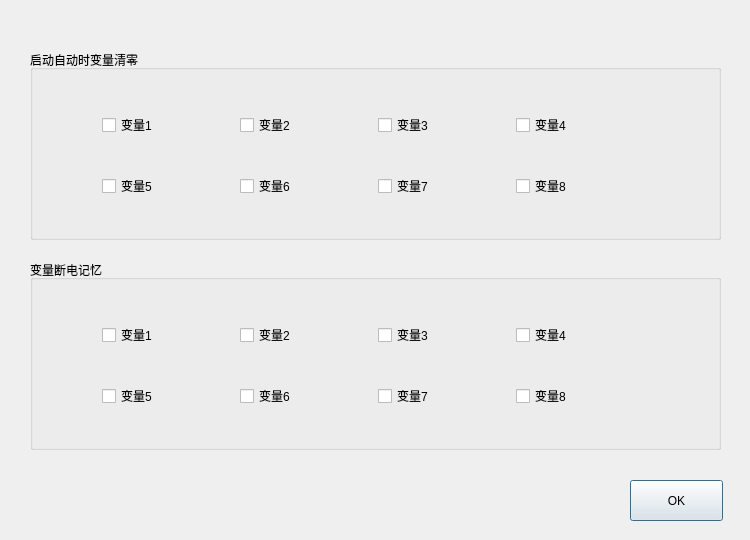
<?xml version="1.0" encoding="UTF-8"?>
<ui version="4.0">
 <class>ClearVarDialog</class>
 <widget class="QDialog" name="ClearVarDialog">
  <property name="geometry">
   <rect>
    <x>0</x>
    <y>0</y>
    <width>750</width>
    <height>540</height>
   </rect>
  </property>
  <property name="windowTitle">
   <string>Dialog</string>
  </property>
  <widget class="QGroupBox" name="groupBox_2">
   <property name="geometry">
    <rect>
     <x>30</x>
     <y>50</y>
     <width>691</width>
     <height>190</height>
    </rect>
   </property>
   <property name="sizePolicy">
    <sizepolicy hsizetype="Fixed" vsizetype="Fixed">
     <horstretch>0</horstretch>
     <verstretch>0</verstretch>
    </sizepolicy>
   </property>
   <property name="minimumSize">
    <size>
     <width>0</width>
     <height>190</height>
    </size>
   </property>
   <property name="maximumSize">
    <size>
     <width>16777215</width>
     <height>190</height>
    </size>
   </property>
   <property name="title">
    <string>启动自动时变量清零</string>
   </property>
   <widget class="QWidget" name="layoutWidget">
    <property name="geometry">
     <rect>
      <x>50</x>
      <y>40</y>
      <width>571</width>
      <height>131</height>
     </rect>
    </property>
    <layout class="QGridLayout" name="gridLayout">
     <item row="0" column="2">
      <widget class="QCheckBox" name="chboxVar3">
       <property name="sizePolicy">
        <sizepolicy hsizetype="Fixed" vsizetype="Fixed">
         <horstretch>120</horstretch>
         <verstretch>40</verstretch>
        </sizepolicy>
       </property>
       <property name="minimumSize">
        <size>
         <width>110</width>
         <height>40</height>
        </size>
       </property>
       <property name="maximumSize">
        <size>
         <width>110</width>
         <height>40</height>
        </size>
       </property>
       <property name="text">
        <string>变量3</string>
       </property>
       <property name="checked">
        <bool>false</bool>
       </property>
       <property name="autoExclusive">
        <bool>false</bool>
       </property>
      </widget>
     </item>
     <item row="1" column="0">
      <widget class="QCheckBox" name="chboxVar5">
       <property name="sizePolicy">
        <sizepolicy hsizetype="Fixed" vsizetype="Fixed">
         <horstretch>120</horstretch>
         <verstretch>40</verstretch>
        </sizepolicy>
       </property>
       <property name="minimumSize">
        <size>
         <width>110</width>
         <height>40</height>
        </size>
       </property>
       <property name="maximumSize">
        <size>
         <width>110</width>
         <height>40</height>
        </size>
       </property>
       <property name="text">
        <string>变量5</string>
       </property>
       <property name="checked">
        <bool>false</bool>
       </property>
       <property name="autoExclusive">
        <bool>false</bool>
       </property>
      </widget>
     </item>
     <item row="0" column="3">
      <widget class="QCheckBox" name="chboxVar4">
       <property name="sizePolicy">
        <sizepolicy hsizetype="Fixed" vsizetype="Fixed">
         <horstretch>120</horstretch>
         <verstretch>40</verstretch>
        </sizepolicy>
       </property>
       <property name="minimumSize">
        <size>
         <width>110</width>
         <height>40</height>
        </size>
       </property>
       <property name="maximumSize">
        <size>
         <width>110</width>
         <height>40</height>
        </size>
       </property>
       <property name="text">
        <string>变量4</string>
       </property>
       <property name="checked">
        <bool>false</bool>
       </property>
       <property name="autoExclusive">
        <bool>false</bool>
       </property>
      </widget>
     </item>
     <item row="0" column="1">
      <widget class="QCheckBox" name="chboxVar2">
       <property name="sizePolicy">
        <sizepolicy hsizetype="Fixed" vsizetype="Fixed">
         <horstretch>120</horstretch>
         <verstretch>40</verstretch>
        </sizepolicy>
       </property>
       <property name="minimumSize">
        <size>
         <width>110</width>
         <height>40</height>
        </size>
       </property>
       <property name="maximumSize">
        <size>
         <width>110</width>
         <height>40</height>
        </size>
       </property>
       <property name="text">
        <string>变量2</string>
       </property>
       <property name="checked">
        <bool>false</bool>
       </property>
       <property name="autoExclusive">
        <bool>false</bool>
       </property>
      </widget>
     </item>
     <item row="0" column="0">
      <widget class="QCheckBox" name="chboxVar1">
       <property name="sizePolicy">
        <sizepolicy hsizetype="Fixed" vsizetype="Fixed">
         <horstretch>120</horstretch>
         <verstretch>40</verstretch>
        </sizepolicy>
       </property>
       <property name="minimumSize">
        <size>
         <width>110</width>
         <height>40</height>
        </size>
       </property>
       <property name="maximumSize">
        <size>
         <width>110</width>
         <height>40</height>
        </size>
       </property>
       <property name="text">
        <string>变量1</string>
       </property>
       <property name="checked">
        <bool>false</bool>
       </property>
       <property name="autoExclusive">
        <bool>false</bool>
       </property>
      </widget>
     </item>
     <item row="1" column="1">
      <widget class="QCheckBox" name="chboxVar6">
       <property name="sizePolicy">
        <sizepolicy hsizetype="Fixed" vsizetype="Fixed">
         <horstretch>120</horstretch>
         <verstretch>40</verstretch>
        </sizepolicy>
       </property>
       <property name="minimumSize">
        <size>
         <width>110</width>
         <height>40</height>
        </size>
       </property>
       <property name="maximumSize">
        <size>
         <width>110</width>
         <height>40</height>
        </size>
       </property>
       <property name="text">
        <string>变量6</string>
       </property>
       <property name="checked">
        <bool>false</bool>
       </property>
       <property name="autoExclusive">
        <bool>false</bool>
       </property>
      </widget>
     </item>
     <item row="1" column="2">
      <widget class="QCheckBox" name="chboxVar7">
       <property name="sizePolicy">
        <sizepolicy hsizetype="Fixed" vsizetype="Fixed">
         <horstretch>120</horstretch>
         <verstretch>40</verstretch>
        </sizepolicy>
       </property>
       <property name="minimumSize">
        <size>
         <width>110</width>
         <height>40</height>
        </size>
       </property>
       <property name="maximumSize">
        <size>
         <width>110</width>
         <height>40</height>
        </size>
       </property>
       <property name="text">
        <string>变量7</string>
       </property>
       <property name="checked">
        <bool>false</bool>
       </property>
       <property name="autoExclusive">
        <bool>false</bool>
       </property>
      </widget>
     </item>
     <item row="1" column="3">
      <widget class="QCheckBox" name="chboxVar8">
       <property name="sizePolicy">
        <sizepolicy hsizetype="Fixed" vsizetype="Fixed">
         <horstretch>120</horstretch>
         <verstretch>40</verstretch>
        </sizepolicy>
       </property>
       <property name="minimumSize">
        <size>
         <width>110</width>
         <height>40</height>
        </size>
       </property>
       <property name="maximumSize">
        <size>
         <width>110</width>
         <height>40</height>
        </size>
       </property>
       <property name="text">
        <string>变量8</string>
       </property>
       <property name="checked">
        <bool>false</bool>
       </property>
       <property name="autoExclusive">
        <bool>false</bool>
       </property>
      </widget>
     </item>
    </layout>
   </widget>
  </widget>
  <widget class="QPushButton" name="btnOK">
   <property name="geometry">
    <rect>
     <x>630</x>
     <y>480</y>
     <width>93</width>
     <height>41</height>
    </rect>
   </property>
   <property name="text">
    <string>OK</string>
   </property>
  </widget>
  <widget class="QGroupBox" name="groupBox_3">
   <property name="geometry">
    <rect>
     <x>30</x>
     <y>260</y>
     <width>691</width>
     <height>190</height>
    </rect>
   </property>
   <property name="sizePolicy">
    <sizepolicy hsizetype="Fixed" vsizetype="Fixed">
     <horstretch>0</horstretch>
     <verstretch>0</verstretch>
    </sizepolicy>
   </property>
   <property name="minimumSize">
    <size>
     <width>0</width>
     <height>190</height>
    </size>
   </property>
   <property name="maximumSize">
    <size>
     <width>16777215</width>
     <height>190</height>
    </size>
   </property>
   <property name="title">
    <string>变量断电记忆</string>
   </property>
   <widget class="QWidget" name="layoutWidget_2">
    <property name="geometry">
     <rect>
      <x>50</x>
      <y>40</y>
      <width>571</width>
      <height>131</height>
     </rect>
    </property>
    <layout class="QGridLayout" name="gridLayout_2">
     <item row="0" column="2">
      <widget class="QCheckBox" name="chboxVar3_2">
       <property name="sizePolicy">
        <sizepolicy hsizetype="Fixed" vsizetype="Fixed">
         <horstretch>120</horstretch>
         <verstretch>40</verstretch>
        </sizepolicy>
       </property>
       <property name="minimumSize">
        <size>
         <width>110</width>
         <height>40</height>
        </size>
       </property>
       <property name="maximumSize">
        <size>
         <width>110</width>
         <height>40</height>
        </size>
       </property>
       <property name="text">
        <string>变量3</string>
       </property>
       <property name="checked">
        <bool>false</bool>
       </property>
       <property name="autoExclusive">
        <bool>false</bool>
       </property>
      </widget>
     </item>
     <item row="1" column="0">
      <widget class="QCheckBox" name="chboxVar5_2">
       <property name="sizePolicy">
        <sizepolicy hsizetype="Fixed" vsizetype="Fixed">
         <horstretch>120</horstretch>
         <verstretch>40</verstretch>
        </sizepolicy>
       </property>
       <property name="minimumSize">
        <size>
         <width>110</width>
         <height>40</height>
        </size>
       </property>
       <property name="maximumSize">
        <size>
         <width>110</width>
         <height>40</height>
        </size>
       </property>
       <property name="text">
        <string>变量5</string>
       </property>
       <property name="checked">
        <bool>false</bool>
       </property>
       <property name="autoExclusive">
        <bool>false</bool>
       </property>
      </widget>
     </item>
     <item row="0" column="3">
      <widget class="QCheckBox" name="chboxVar4_2">
       <property name="sizePolicy">
        <sizepolicy hsizetype="Fixed" vsizetype="Fixed">
         <horstretch>120</horstretch>
         <verstretch>40</verstretch>
        </sizepolicy>
       </property>
       <property name="minimumSize">
        <size>
         <width>110</width>
         <height>40</height>
        </size>
       </property>
       <property name="maximumSize">
        <size>
         <width>110</width>
         <height>40</height>
        </size>
       </property>
       <property name="text">
        <string>变量4</string>
       </property>
       <property name="checked">
        <bool>false</bool>
       </property>
       <property name="autoExclusive">
        <bool>false</bool>
       </property>
      </widget>
     </item>
     <item row="0" column="1">
      <widget class="QCheckBox" name="chboxVar2_2">
       <property name="sizePolicy">
        <sizepolicy hsizetype="Fixed" vsizetype="Fixed">
         <horstretch>120</horstretch>
         <verstretch>40</verstretch>
        </sizepolicy>
       </property>
       <property name="minimumSize">
        <size>
         <width>110</width>
         <height>40</height>
        </size>
       </property>
       <property name="maximumSize">
        <size>
         <width>110</width>
         <height>40</height>
        </size>
       </property>
       <property name="text">
        <string>变量2</string>
       </property>
       <property name="checked">
        <bool>false</bool>
       </property>
       <property name="autoExclusive">
        <bool>false</bool>
       </property>
      </widget>
     </item>
     <item row="0" column="0">
      <widget class="QCheckBox" name="chboxVar1_2">
       <property name="sizePolicy">
        <sizepolicy hsizetype="Fixed" vsizetype="Fixed">
         <horstretch>120</horstretch>
         <verstretch>40</verstretch>
        </sizepolicy>
       </property>
       <property name="minimumSize">
        <size>
         <width>110</width>
         <height>40</height>
        </size>
       </property>
       <property name="maximumSize">
        <size>
         <width>110</width>
         <height>40</height>
        </size>
       </property>
       <property name="text">
        <string>变量1</string>
       </property>
       <property name="checked">
        <bool>false</bool>
       </property>
       <property name="autoExclusive">
        <bool>false</bool>
       </property>
      </widget>
     </item>
     <item row="1" column="1">
      <widget class="QCheckBox" name="chboxVar6_2">
       <property name="sizePolicy">
        <sizepolicy hsizetype="Fixed" vsizetype="Fixed">
         <horstretch>120</horstretch>
         <verstretch>40</verstretch>
        </sizepolicy>
       </property>
       <property name="minimumSize">
        <size>
         <width>110</width>
         <height>40</height>
        </size>
       </property>
       <property name="maximumSize">
        <size>
         <width>110</width>
         <height>40</height>
        </size>
       </property>
       <property name="text">
        <string>变量6</string>
       </property>
       <property name="checked">
        <bool>false</bool>
       </property>
       <property name="autoExclusive">
        <bool>false</bool>
       </property>
      </widget>
     </item>
     <item row="1" column="2">
      <widget class="QCheckBox" name="chboxVar7_2">
       <property name="sizePolicy">
        <sizepolicy hsizetype="Fixed" vsizetype="Fixed">
         <horstretch>120</horstretch>
         <verstretch>40</verstretch>
        </sizepolicy>
       </property>
       <property name="minimumSize">
        <size>
         <width>110</width>
         <height>40</height>
        </size>
       </property>
       <property name="maximumSize">
        <size>
         <width>110</width>
         <height>40</height>
        </size>
       </property>
       <property name="text">
        <string>变量7</string>
       </property>
       <property name="checked">
        <bool>false</bool>
       </property>
       <property name="autoExclusive">
        <bool>false</bool>
       </property>
      </widget>
     </item>
     <item row="1" column="3">
      <widget class="QCheckBox" name="chboxVar8_2">
       <property name="sizePolicy">
        <sizepolicy hsizetype="Fixed" vsizetype="Fixed">
         <horstretch>120</horstretch>
         <verstretch>40</verstretch>
        </sizepolicy>
       </property>
       <property name="minimumSize">
        <size>
         <width>110</width>
         <height>40</height>
        </size>
       </property>
       <property name="maximumSize">
        <size>
         <width>110</width>
         <height>40</height>
        </size>
       </property>
       <property name="text">
        <string>变量8</string>
       </property>
       <property name="checked">
        <bool>false</bool>
       </property>
       <property name="autoExclusive">
        <bool>false</bool>
       </property>
      </widget>
     </item>
    </layout>
   </widget>
  </widget>
 </widget>
 <resources/>
 <connections/>
</ui>
